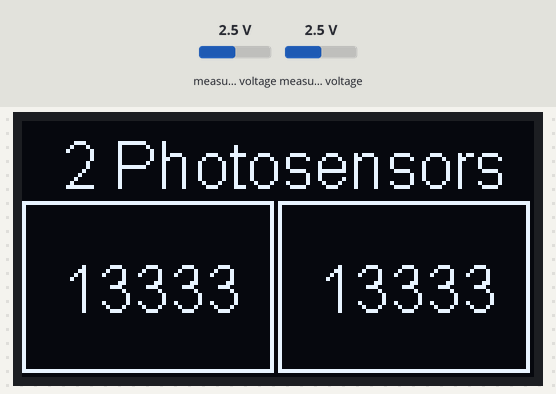
Simulated run of this sketch. Board: ESP8266 (NodeMCU). Parts: 128×64 one-colour display. The inputs (shaded band) are chosen by the test bench; at power-on: measured voltage 2.5 V. What the sketch prints to the serial monitor is not drawn.

Above: at 1.2 s.
1.3 s: measured voltage (sensor 200) set to 0.1 V
At 3.0 s:
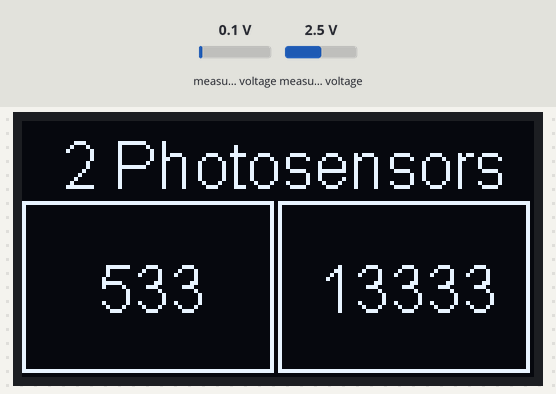
3.6 s: measured voltage (sensor 201) set to 0.1 V
At 5.3 s:
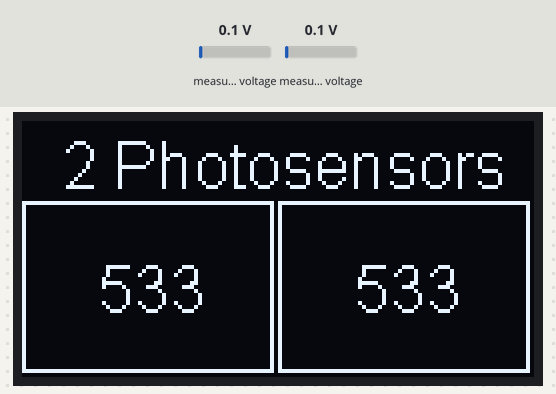
5.6 s: measured voltage (sensor 200) set to 1.2 V
At 7.0 s:
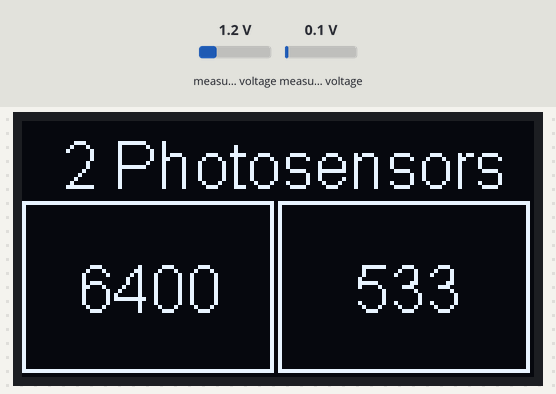
7.7 s: measured voltage (sensor 201) set to 1.2 V
At 9.4 s:
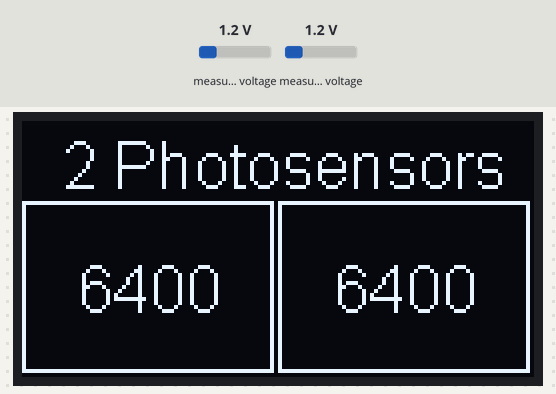
9.7 s: measured voltage (sensor 200) set to 3.8 V
At 10.9 s:
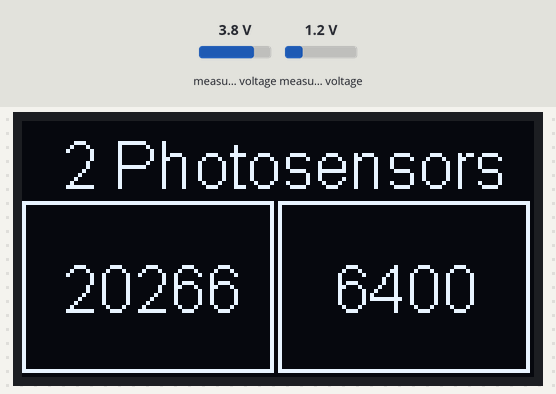
11.8 s: measured voltage (sensor 201) set to 3.8 V
At 13.5 s:
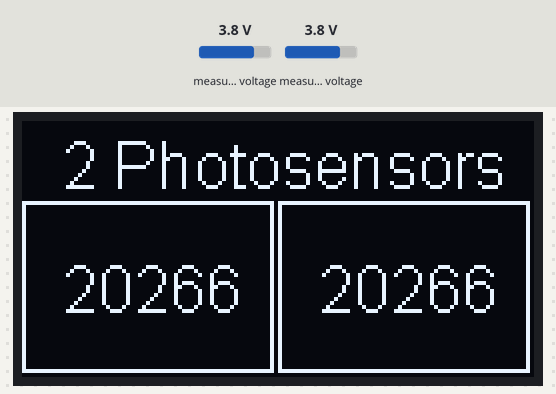
Timing chart, 0 to 14.9 s (numbered marks = the images above; inputs shaded):
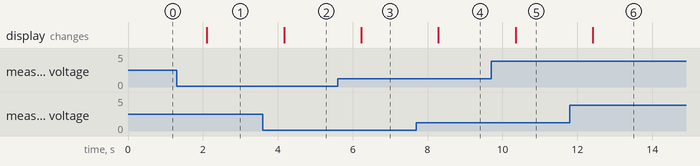

Measured:
- after the input at 1.3 s, the display: changes after 0.81 s (image 1)
- after the input at 3.6 s, the display: changes after 0.57 s (image 2)
- after the input at 5.6 s, the display: changes after 0.63 s (image 3)
- after the input at 7.7 s, the display: changes after 0.59 s (image 4)
- after the input at 9.7 s, the display: changes after 0.65 s (image 5)
- after the input at 11.8 s, the display: changes after 0.61 s (image 6)

The sketch:

NodeMCU_Display_ADS1115.ino
```cpp
#include <Wire.h>
#include <Adafruit_ADS1015.h>
#include "SSD1306Wire.h"

/**********************************************
 * DEVICES:
 * Display
 * ADC Adafruit
 *********************************************/
SSD1306Wire  display(0x3c, D6, D7);

Adafruit_ADS1115 ads(0x48);

void screen(){
  display.clear();
  display.setTextAlignment(TEXT_ALIGN_CENTER);

  //Seleciona a fonte
  display.setFont(ArialMT_Plain_16);
  display.drawString(63, 2, " 2 Photosensors");
  //Desenha um quadrado
  display.drawRect(00, 20, 63, 43);
  display.drawRect(64, 20, 63, 43);
  //Desenha um quadrado cheio
}

void print_values(){
  int16_t adc0, adc1;

  screen();

  adc0 = ads.readADC_SingleEnded(0);
  adc1 = ads.readADC_SingleEnded(1);

  display.drawString(32, 33, String(adc0));
  display.drawString(96, 33, String(adc1));
  display.display();


  Serial.print("AIN0: ");
  Serial.println(adc0);
  Serial.print("AIN1: ");
  Serial.println(adc1);
  Serial.println(" ");

}

void setup(void)
{
  Serial.begin(9600);
  Serial.println("Hello!");

  ads.begin();
  display.init();
  display.flipScreenVertically();
}


void loop(void)
{
  print_values();
  delay(1000);
}
```
